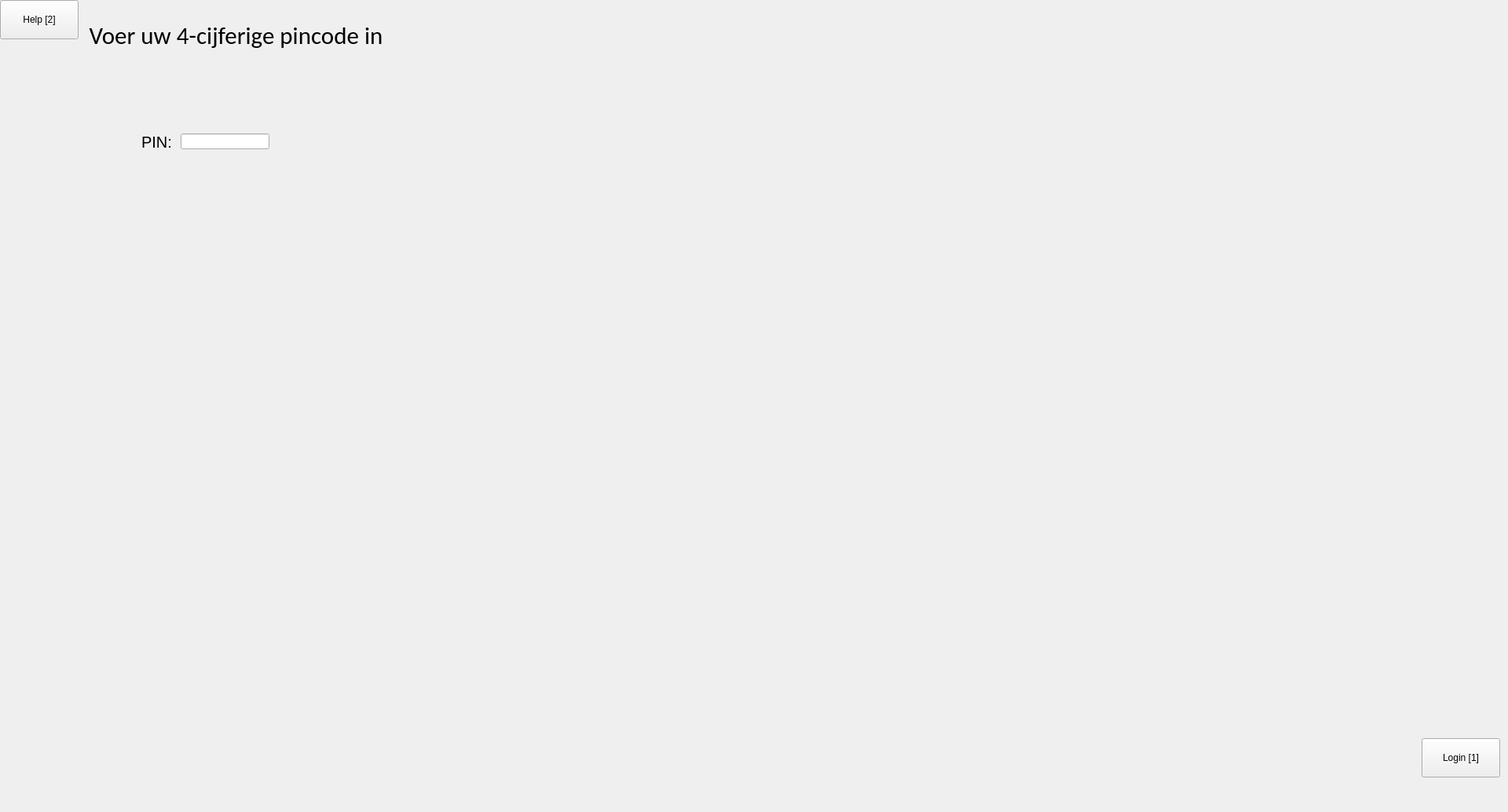
<?xml version="1.0" encoding="UTF-8"?>
<ui version="4.0">
 <class>main</class>
 <widget class="QMainWindow" name="main">
  <property name="geometry">
   <rect>
    <x>0</x>
    <y>0</y>
    <width>1920</width>
    <height>1034</height>
   </rect>
  </property>
  <property name="windowTitle">
   <string>Welkom</string>
  </property>
  <widget class="QWidget" name="centralwidget">
   <widget class="QLabel" name="label">
    <property name="geometry">
     <rect>
      <x>70</x>
      <y>20</y>
      <width>461</width>
      <height>51</height>
     </rect>
    </property>
    <property name="font">
     <font>
      <family>Calibri</family>
      <pointsize>23</pointsize>
     </font>
    </property>
    <property name="text">
     <string>Voer uw 4-cijferige pincode in</string>
    </property>
    <property name="alignment">
     <set>Qt::AlignCenter</set>
    </property>
   </widget>
   <widget class="QLabel" name="label_2">
    <property name="geometry">
     <rect>
      <x>180</x>
      <y>170</y>
      <width>41</width>
      <height>21</height>
     </rect>
    </property>
    <property name="font">
     <font>
      <pointsize>15</pointsize>
     </font>
    </property>
    <property name="text">
     <string>PIN:</string>
    </property>
   </widget>
   <widget class="QPushButton" name="loginButton">
    <property name="geometry">
     <rect>
      <x>1810</x>
      <y>940</y>
      <width>100</width>
      <height>50</height>
     </rect>
    </property>
    <property name="text">
     <string>Login [1]</string>
    </property>
   </widget>
   <widget class="QLineEdit" name="lineEdit">
    <property name="geometry">
     <rect>
      <x>230</x>
      <y>170</y>
      <width>113</width>
      <height>20</height>
     </rect>
    </property>
    <property name="echoMode">
     <enum>QLineEdit::Password</enum>
    </property>
   </widget>
   <widget class="QPushButton" name="helpButton">
    <property name="geometry">
     <rect>
      <x>0</x>
      <y>0</y>
      <width>100</width>
      <height>50</height>
     </rect>
    </property>
    <property name="text">
     <string>Help [2]</string>
    </property>
   </widget>
  </widget>
 </widget>
 <resources/>
 <connections/>
</ui>
